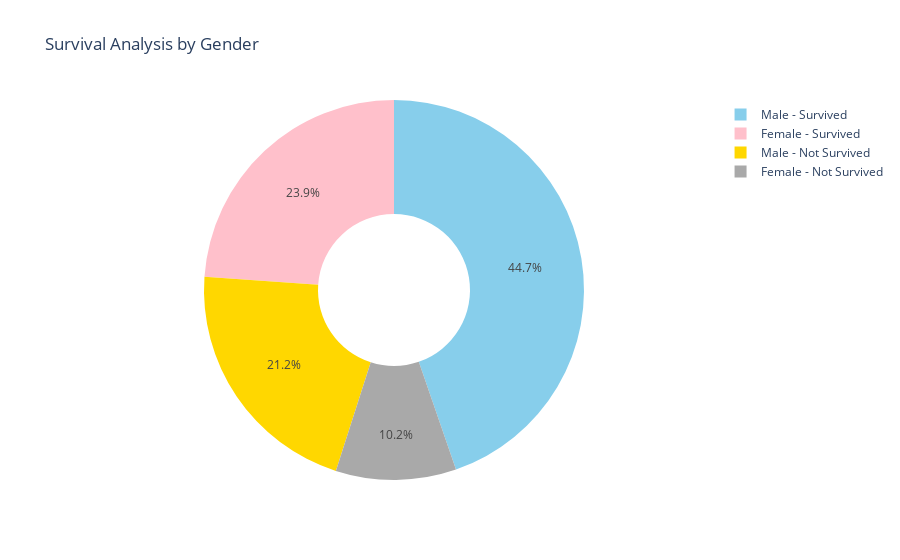

Notebook code cell kept with this figure:
### Markdown cell above
### - Presentasi Pasien yang meninggal dan tidak berdasarkan Gender

### Code cell
male = fitur_df[fitur_df["sex"]== 'Male']
female = fitur_df[fitur_df["sex"]== 'Female']

male_survived = male[fitur_df["DEATH_EVENT"]== 'No']
male_not = male[fitur_df["DEATH_EVENT"]== 'Yes']
female_survived = female[fitur_df["DEATH_EVENT"]== 'No']
female_not = female[fitur_df["DEATH_EVENT"]=='Yes']

import plotly.graph_objects as go

# Data
male_survived_count = len(male_survived)
male_not_count = len(male_not)
female_survived_count = len(female_survived)
female_not_count = len(female_not)

# Labels dan values untuk diagram pie
labels = ['Male - Survived', 'Male - Not Survived', 'Female - Survived', 'Female - Not Survived']
values = [male_survived_count, male_not_count, female_survived_count, female_not_count]

# Colors
colors = ['skyblue','gold','pink','darkgrey']

# Create pie chart
fig = go.Figure(data=[go.Pie(labels=labels, values=values, hole=0.4, marker=dict(colors=colors))])

# Update layout
fig.update_layout(title_text="Survival Analysis by Gender", showlegend=True)

# Show the figure
fig.show()

### Figure 1 — Plotly figure (JSON) as saved in the notebook; plotly's stock layout.template omitted (floating-point values rounded to 4 significant figures)
{"data": [{"hole": 0.4, "labels": ["Male - Survived", "Male - Not Survived", "Female - Survived", "Female - Not Survived"], "marker": {"colors": ["skyblue", "gold", "pink", "darkgrey"]}, "type": "pie", "values": [131, 62, 70, 30]}], "layout": {"showlegend": true, "title": {"text": "Survival Analysis by Gender"}}}
